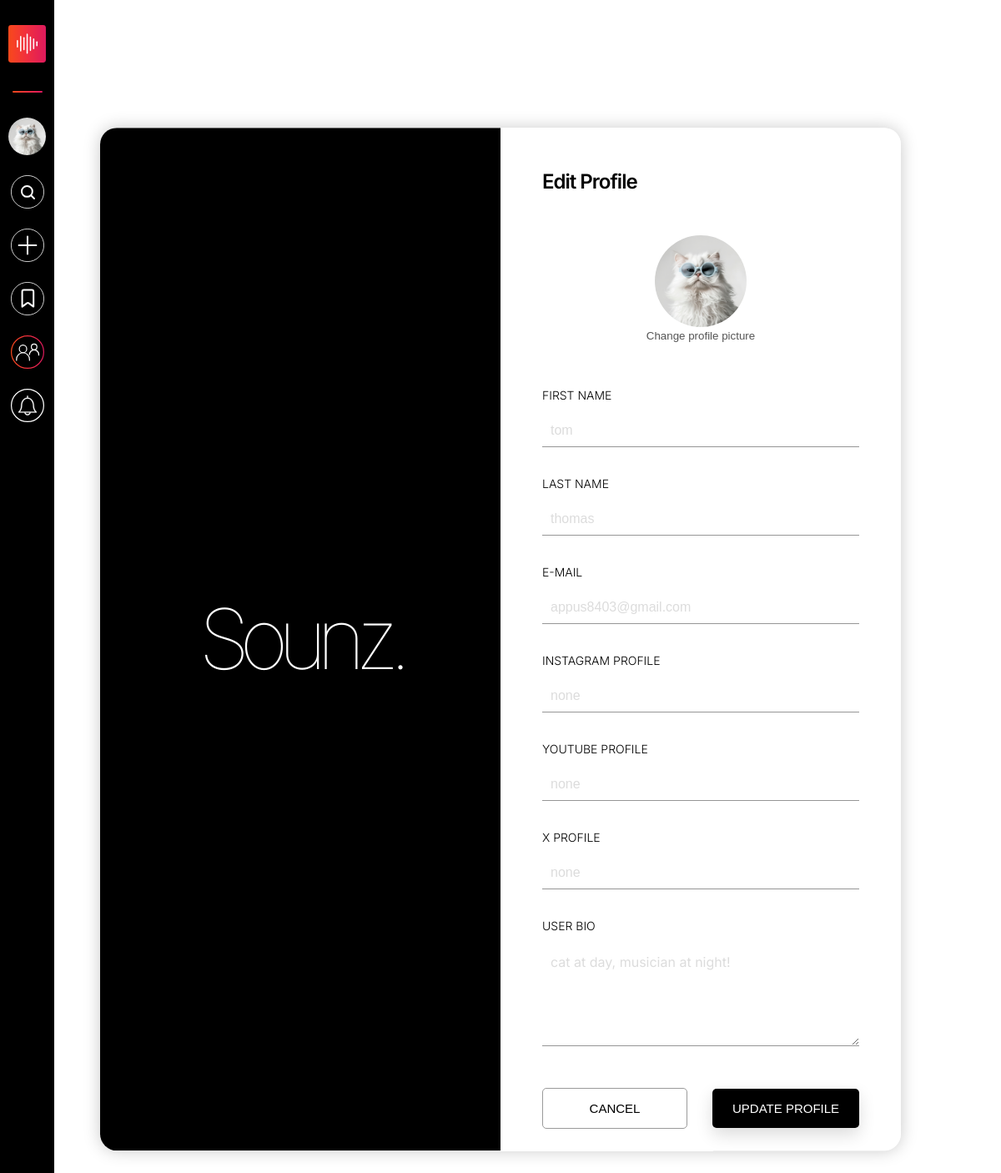
The app's page /editprofile (signed in) with its own data.
### users/models.py (models this page shows, shortened)
class profiledatadb(models.Model):
    username=models.CharField(primary_key=True,max_length=25,unique=True)
    password = models.CharField(max_length=15)
    firstname=models.CharField(max_length=30)
    lastname=models.CharField(max_length=30)
    email = models.EmailField()
    profile_picture = models.ImageField(upload_to='media/Profiles')
    user_bio=models.TextField()
    phone=models.IntegerField(null=True)
    timestamp=models.DateTimeField(auto_now_add=True,null=True)
    insta=models.URLField(max_length=200,blank=True,null=True)
    yout=models.URLField(max_length=200,blank=True,null=True)
    twit=models.URLField(max_length=200, blank=True,null=True)
    followers = models.ManyToManyField(User, related_name="following", blank=True)

### users/views.py (the view)
# urls.py: path('editprofile',views.editprofile, name='editprofile'),
def editprofile(request):
        username=request.user.username
        user = profiledatadb.objects.get(username=username)
        userauth=User.objects.get(username=username)
        collab_member_list = Member_Information.objects.filter(post_member=request.user).select_related('collaboration').filter(
        collaboration__collab_end=False,
        collaboration__request_status="accepted"
        )
        combined_collab_list = [member.collaboration for member in collab_member_list]
        context = {
            "user": user,
            'collab_list': combined_collab_list,
        }
        if request.method == 'POST':
                if request.POST.get('first_name'):
                    user.firstname = request.POST.get('first_name')
                    userauth.first_name = request.POST.get('first_name')
                if request.POST.get('last_name'):
                    user.lastname = request.POST.get('last_name')
                    userauth.last_name = request.POST.get('last_name')
                if request.FILES.get('profile_picture'):
                   user.profile_picture = request.FILES.get('profile_picture')
                if request.POST.get('email'):
                   user.email=request.POST.get('email')
                   userauth.email=request.POST.get('email')
                if request.POST.get('bio'):
                   user.user_bio = request.POST.get('bio')
                if request.POST.get('insta'):
                   user.insta = request.POST.get('insta')
                if request.POST.get('youtube'):
                   user.yout = request.POST.get('youtube')
                if request.POST.get('xcom'):
                   user.twit = request.POST.get('xcom')
                user.save()
                userauth.save()
                return redirect('my-profile')
        else:
            form = EditProfileForm(instance=user)
        return render(request,'editprofile.html',context)

### templates/editprofile.html (shortened to what this page needs)
{% extends 'base.html' %}
{% load static %}
{% block additional_css %}
<link rel="stylesheet" type="text/css" href="{% static 'css/log-new.css' %}">
{% endblock %}
{% block content %}
    <div class="reg-main-container">
        <div class="main-left-section">
            <h1 class="sounz-title">Sounz.</h1>
        </div>
        <div class="main-right-section" id="main-right-section">
            {% if user %}
                <form id="register-form" method="post" class="register-main-form xpcovi34"  enctype="multipart/form-data">
                    <p class="register-form-header"><span class="register-form-title">Edit Profile</span></p>
                    {% if user.profile_picture %}
                        <button
                            type="button"
                            onclick="document.getElementById('profile_picture_input').click();"
                            class="dp-btn"
                            id="dp-upload-btn">
                            <span class="uploadLogo">
                                <img
                                    id="upload-dp-img"
                                    class="change-img-profile-picture"
                                    src="{{ user.profile_picture.url }}"
                                    alt="Current profile picture"
                                    data-loading="false">
                            </span>
                            <span class="dp-upload-label">Change profile picture</span>
                        </button>
                    {% endif %}
                    <label for="fname">FIRST NAME</label>
                    <input id="fname" type="text"  placeholder="{{ user.firstname }}" name="first_name">
                    <label for="lname">LAST NAME</label>
                    <input id="lname" type="text"  placeholder="{{ user.lastname }}" name="last_name">
                    <label for="email">E-MAIL</label>
                    <input type="email" placeholder="{{ user.email }}" id="email" name="email">
                    <label for="insta">INSTAGRAM PROFILE</label>
                    <input type="url" placeholder="{{ user.insta }}" id="insta" name="insta">
                    <label for="youtube">YOUTUBE PROFILE</label>
                    <input type="url" placeholder="{{ user.yout }}" id="youtube" name="youtube">
                    <label for="xcom">X PROFILE</label>
                    <input type="url" placeholder="{{ user.twit }}" id="xcom" name="xcom">
                {% if user.user_bio == "" %}
                    <label for="user-bio">USER BIO</label>
                    <textarea id="user-bio" name="bio" rows="3" cols="20" placeholder="User bio"></textarea>
                {% else %}
                    <label for="user-bio">USER BIO</label>
                    <textarea id="user-bio" name="bio" rows="5" cols="20" placeholder="{{ user.user_bio }}"></textarea>
                {% endif %}
                    <div class="button-controls">
                        <a href="{% url 'my-profile' %}" class="cancel-button"><button class="login-submit-button" id="cancel-button">Cancel</button></a>
                        <button type="submit" class="login-submit-button update-profile-btn" id="register-button">Update Profile</button>
                    </div>
                </form>
            {% endif %}
        </div>
    </div>
    {% endblock %}

### templates/base.html (shortened to what this page needs)
{% load static %}
<!DOCTYPE html>
<html lang="en">
<head>
    <link rel="stylesheet" href="{% static 'css/base-file.css' %}">
    <link rel="stylesheet" href="{% static 'css/loader.css' %}">
    {% block additional_css %}{% endblock %}
</head>
<body>
    {% if user %}
    <div class="main-docker">
        <div class="nav-section-web">
            <nav class="navigation-controlling-deck" id="navigation-controlling-deck">
                <a href="{% url 'home' %}"><img class="navbar-control-icons" id="navbar-main-logo" src="{% static 'images/Sounz_logo.svg' %}" alt="Sounz logo"></a>
                <div id="nav-separator"></div>
                {% if user.profile_picture.url %}
                    <a href="{% url 'my-profile' %}"><img class="navbar-control-icons" id="navbar-user-profile-pic" src="{{user.profile_picture.url}}" alt="" width="10px" height="40px"></a>
                {% endif %}
                <a href="{% url 'search' %}"><img id="search-icon" class="navbar-control-icons" src="{% static 'images/Search button.svg' %}" alt="Search icon"></a>
                <a href="{% url 'upload' %}"><img class="navbar-control-icons" src="{% static 'images/upload-white.svg' %}" alt="Upload icon"></a>
                <a href="{% url 'my-profile' %}?section=saved"><img class="navbar-control-icons" src="{% static 'images/save.svg' %}" alt="Save icon"></a>
                <a onclick="toggleCollabMenu('web')"><img class="navbar-control-icons" src="{% static 'images/collab_nav.svg' %}" alt="Collab icon"></a>
                <a href="{% url 'notifications' %}"><img class="navbar-control-icons" src="{% static 'images/notifications.svg' %}" alt="notification icon"></a>
            </nav>
        </div>
        <div class="web-collab-list" id="collabMenu">
        </div>
        <div class="export-htmls" id="export-htmls" style="display: none;">
            {% block content %}
            {% endblock %}
        </div>
    </div>
    {% endif %}
</body>
</html>

### static/css/base-file.css (style rules this page uses)
* { margin: 0; padding: 0; min-width: 0; min-height: 0; box-sizing: border-box; }
html, body { margin: 0; padding: 0; height: 100%; font-family: "Inter", sans-serif; font-optical-sizing: auto; font-weight: normal; font-style: normal; font-variation-settings: "slnt" 0; }
.main-docker { min-height: 100%; display: flex; flex-direction: row; }
.nav-section-web { width: fit-content; background-color: black; position: fixed; top: 0; height: 100%; max-width: 65px; z-index: 99999; }
#navigation-controlling-deck { display:flex; flex-direction: column; flex-wrap: wrap; align-items: center; padding: 20px 10px; }
img.navbar-control-icons { width: 40px; margin: 10px 0; cursor: pointer; }
img#navbar-main-logo { width: 45px; }
img#navbar-user-profile-pic { width: 45px; height: 45px; border-radius: 50%; aspect-ratio: 8 / 8; object-fit: cover; }
#nav-separator { width: 80%; margin: 20px 0; height: 2px; border-radius: 10px; background-image: linear-gradient(90deg, rgba(248, 73, 27, 1) 0%, rgba(241, 47, 63, 1) 50%, rgba(220, 24, 96, 1) 100%); }
.export-htmls { flex: 1; margin-left: 65px; width: 100%; }
.web-collab-list { position: fixed; top: 0; left: -27%; width: 22%; height: 100%; margin-left: 65px; background-color: #000000c9; z-index: 997; backdrop-filter: blur(30px); padding: 10px; padding-top: 40px; transition: transform 0.4s ease, left 0.4s ease; }

### static/css/log-new.css (style rules this page uses)
* { margin: 0; padding: 0; min-width: 0; min-height: 0; box-sizing: border-box; }
html, body { height: 100%; font-family: "Inter", sans-serif; font-optical-sizing: auto; font-weight: normal; font-style: normal; font-variation-settings: "slnt" 0; }
.log-main-container, .reg-main-container { position: absolute; top: 50%; left: 50%; transform: translate(-50%, -50%); display: flex; height: 80%; width: 80%; justify-content: center; align-items: center; border-radius: 20px; overflow: hidden; box-shadow: 0px 0px 20px 0px #c9c9c9; }
.main-left-section { display: grid; width: 50%; height: 100%; color: white; background: #000; align-items: center; justify-items: center; }
.main-right-section { background: #fff; height: 100%; width: 50%; padding: 50px; overflow: auto; }
.login-main-form, .register-main-form { height: 100%; width: 100%; display: flex; flex-direction: column; align-items: flex-start; }
.xpcovi34 { height: auto; }
.sounz-title { font-size: 100px; font-weight: 100; letter-spacing: -12px; }
.login-form-header, .register-form-header { width: 100%; display: flex; align-items: baseline; justify-content: space-between; margin-bottom: 40px; }
.login-form-title, .register-form-title { font-size: 24px; font-weight: 600; letter-spacing: -1px; }
form > input, form > textarea { border: none; border-bottom: 1px solid #969696; padding: 10px; width: 100%; outline: none; }
form > input::placeholder, textarea::placeholder { color: #dcdcdc; text-transform: lowercase; }
textarea { font-family: "Inter", sans-serif; font-optical-sizing: auto; font-weight: normal; font-style: normal; font-variation-settings: "slnt" 0; }
form > label { margin: 35px 0 15px; font-size: 14px; font-weight: 300; }
.login-submit-button { margin-top: 50px; font-size: 15px; padding: 15px 20px; text-transform: uppercase; border: none; background-color: #000000; box-shadow: 0px 8px 20px #dcdcdc; width: 50%; border-radius: 5px; cursor: pointer; color: #fff; margin-right: auto; margin-left: auto; }
.dp-btn { width: 100%; padding: 10px; background-color: transparent; border: none; display: flex; flex-direction: column; align-items: center; color: #555; margin-bottom: 10px; position: relative; overflow: hidden; }
#upload-dp-img { width: 110px; height: 110px; border-radius: 50%; cursor: pointer; object-fit: cover; transition: opacity 0.2s ease, transform 0.2s ease; }
#upload-dp-img[data-loading="false"] { opacity: 1; transform: scale(1); }
.change-img-profile-picture { max-width: 7rem; max-height: 7rem; border-radius: 50%; }
form > input, form > textarea { font-size: 16px; }
.button-controls { display: flex ; width: 100%; flex-direction: row; align-items: center; justify-content: center; gap: 30px; }
.cancel-button { width: 48%; }
#cancel-button { width: 100%; color: #000000; box-shadow: none; background-color: #fff; border: 1px solid; border-color: #9a9a9a; }
.update-profile-btn { width: 48%; }

### records on screen
profiledatadb: profile_picture (picture), first_name "Tom", last_name "Thomas", email "appus8403@gmail.com", insta "None", youtube "None", xcom "None", bio "Cat at day, musician at night!"
